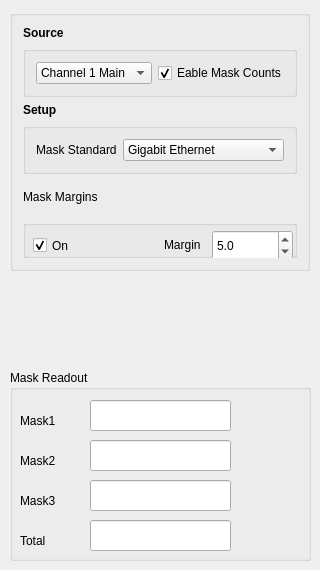
            <widget class="QWidget" name="tab_mask">
             <attribute name="title">
              <string>Mask</string>
             </attribute>
             <widget class="QGroupBox" name="verticalGroupBox_mask">
              <property name="geometry">
               <rect>
                <x>10</x>
                <y>10</y>
                <width>300</width>
                <height>261</height>
               </rect>
              </property>
              <layout class="QVBoxLayout" name="verticalLayout_4">
               <property name="leftMargin">
                <number>10</number>
               </property>
               <property name="topMargin">
                <number>10</number>
               </property>
               <property name="rightMargin">
                <number>10</number>
               </property>
               <property name="bottomMargin">
                <number>10</number>
               </property>
               <item>
                <widget class="QLabel" name="label_src">
                 <property name="sizePolicy">
                  <sizepolicy hsizetype="Preferred" vsizetype="Maximum">
                   <horstretch>0</horstretch>
                   <verstretch>0</verstretch>
                  </sizepolicy>
                 </property>
                 <property name="font">
                  <font>
                   <weight>75</weight>
                   <bold>true</bold>
                  </font>
                 </property>
                 <property name="text">
                  <string>Source</string>
                 </property>
                </widget>
               </item>
               <item>
                <widget class="QGroupBox" name="GroupBox_src">
                 <property name="sizePolicy">
                  <sizepolicy hsizetype="Preferred" vsizetype="Fixed">
                   <horstretch>0</horstretch>
                   <verstretch>0</verstretch>
                  </sizepolicy>
                 </property>
                 <layout class="QHBoxLayout" name="horizontalLayout_selCh_2">
                  <property name="leftMargin">
                   <number>10</number>
                  </property>
                  <property name="topMargin">
                   <number>10</number>
                  </property>
                  <property name="rightMargin">
                   <number>10</number>
                  </property>
                  <property name="bottomMargin">
                   <number>10</number>
                  </property>
                  <item>
                   <widget class="QComboBox" name="comboBox_src">
                    <property name="sizePolicy">
                     <sizepolicy hsizetype="Preferred" vsizetype="Fixed">
                      <horstretch>0</horstretch>
                      <verstretch>0</verstretch>
                     </sizepolicy>
                    </property>
                    <property name="maxVisibleItems">
                     <number>10</number>
                    </property>
                    <item>
                     <property name="text">
                      <string>Channel 1 Main</string>
                     </property>
                    </item>
                    <item>
                     <property name="text">
                      <string>Channel 2 Main</string>
                     </property>
                    </item>
                    <item>
                     <property name="text">
                      <string>Channel 3 Main</string>
                     </property>
                    </item>
                    <item>
                     <property name="text">
                      <string>Channel 4 Main</string>
                     </property>
                    </item>
                    <item>
                     <property name="text">
                      <string>Channel 5 Main</string>
                     </property>
                    </item>
                    <item>
                     <property name="text">
                      <string>Channel 6 Main</string>
                     </property>
                    </item>
                    <item>
                     <property name="text">
                      <string>Channel 7 Main</string>
                     </property>
                    </item>
                    <item>
                     <property name="text">
                      <string>Channel 8 Main</string>
                     </property>
                    </item>
                   </widget>
                  </item>
                  <item>
                   <widget class="QCheckBox" name="checkBox_enable">
                    <property name="sizePolicy">
                     <sizepolicy hsizetype="Preferred" vsizetype="Fixed">
                      <horstretch>0</horstretch>
                      <verstretch>0</verstretch>
                     </sizepolicy>
                    </property>
                    <property name="text">
                     <string>Eable Mask Counts</string>
                    </property>
                    <property name="checked">
                     <bool>true</bool>
                    </property>
                   </widget>
                  </item>
                 </layout>
                </widget>
               </item>
               <item>
                <widget class="QLabel" name="label_maskSetup">
                 <property name="sizePolicy">
                  <sizepolicy hsizetype="Preferred" vsizetype="Maximum">
                   <horstretch>0</horstretch>
                   <verstretch>0</verstretch>
                  </sizepolicy>
                 </property>
                 <property name="font">
                  <font>
                   <weight>75</weight>
                   <bold>true</bold>
                  </font>
                 </property>
                 <property name="text">
                  <string>Setup</string>
                 </property>
                </widget>
               </item>
               <item>
                <widget class="QGroupBox" name="GroupBox_maskSetup">
                 <layout class="QFormLayout" name="formLayout_3">
                  <property name="leftMargin">
                   <number>10</number>
                  </property>
                  <property name="topMargin">
                   <number>10</number>
                  </property>
                  <property name="rightMargin">
                   <number>10</number>
                  </property>
                  <property name="bottomMargin">
                   <number>10</number>
                  </property>
                  <item row="0" column="0">
                   <widget class="QLabel" name="label_maskStd">
                    <property name="sizePolicy">
                     <sizepolicy hsizetype="Preferred" vsizetype="Preferred">
                      <horstretch>0</horstretch>
                      <verstretch>0</verstretch>
                     </sizepolicy>
                    </property>
                    <property name="text">
                     <string>Mask Standard</string>
                    </property>
                   </widget>
                  </item>
                  <item row="0" column="1">
                   <widget class="QComboBox" name="comboBox_maskStd">
                    <property name="sizePolicy">
                     <sizepolicy hsizetype="Preferred" vsizetype="Fixed">
                      <horstretch>0</horstretch>
                      <verstretch>0</verstretch>
                     </sizepolicy>
                    </property>
                    <property name="currentIndex">
                     <number>1</number>
                    </property>
                    <item>
                     <property name="text">
                      <string>OC-48/STM-16</string>
                     </property>
                    </item>
                    <item>
                     <property name="text">
                      <string>Gigabit Ethernet</string>
                     </property>
                    </item>
                   </widget>
                  </item>
                 </layout>
                </widget>
               </item>
               <item>
                <widget class="QLabel" name="label_maskmargins">
                 <property name="maximumSize">
                  <size>
                   <width>278</width>
                   <height>34</height>
                  </size>
                 </property>
                 <property name="styleSheet">
                  <string notr="true">font: 75 9pt &quot;Arial Rounded MT Bold&quot;;</string>
                 </property>
                 <property name="text">
                  <string>Mask Margins</string>
                 </property>
                </widget>
               </item>
               <item>
                <widget class="QGroupBox" name="groupBox_maskmargins">
                 <property name="title">
                  <string/>
                 </property>
                 <widget class="QCheckBox" name="checkBox_maskmargins_enable">
                  <property name="geometry">
                   <rect>
                    <x>10</x>
                    <y>10</y>
                    <width>51</width>
                    <height>31</height>
                   </rect>
                  </property>
                  <property name="text">
                   <string>On</string>
                  </property>
                  <property name="checked">
                   <bool>true</bool>
                  </property>
                 </widget>
                 <widget class="QDoubleSpinBox" name="doubleSpinBox_marginspercent">
                  <property name="geometry">
                   <rect>
                    <x>189</x>
                    <y>10</y>
                    <width>81</width>
                    <height>31</height>
                   </rect>
                  </property>
                  <property name="decimals">
                   <number>1</number>
                  </property>
                  <property name="minimum">
                   <double>-90.000000000000000</double>
                  </property>
                  <property name="value">
                   <double>5.000000000000000</double>
                  </property>
                 </widget>
                 <widget class="QLabel" name="label">
                  <property name="geometry">
                   <rect>
                    <x>141</x>
                    <y>9</y>
                    <width>51</width>
                    <height>31</height>
                   </rect>
                  </property>
                  <property name="text">
                   <string>Margin</string>
                  </property>
                 </widget>
                </widget>
               </item>
              </layout>
             </widget>
             <widget class="QGroupBox" name="groupBox_2_mask_readout">
              <property name="geometry">
               <rect>
                <x>10</x>
                <y>370</y>
                <width>301</width>
                <height>191</height>
               </rect>
              </property>
              <property name="title">
               <string>Mask Readout</string>
              </property>
              <widget class="QLabel" name="label_2_Mask1">
               <property name="geometry">
                <rect>
                 <x>10</x>
                 <y>40</y>
                 <width>72</width>
                 <height>21</height>
                </rect>
               </property>
               <property name="styleSheet">
                <string notr="true">font: 12pt &quot;Arial&quot;;</string>
               </property>
               <property name="text">
                <string>Mask1</string>
               </property>
              </widget>
              <widget class="QLabel" name="label_3_Mask2">
               <property name="geometry">
                <rect>
                 <x>10</x>
                 <y>80</y>
                 <width>72</width>
                 <height>21</height>
                </rect>
               </property>
               <property name="styleSheet">
                <string notr="true">font: 12pt &quot;Arial&quot;;</string>
               </property>
               <property name="text">
                <string>Mask2</string>
               </property>
              </widget>
              <widget class="QLabel" name="label_4_Mask3">
               <property name="geometry">
                <rect>
                 <x>10</x>
                 <y>120</y>
                 <width>72</width>
                 <height>21</height>
                </rect>
               </property>
               <property name="styleSheet">
                <string notr="true">font: 12pt &quot;Arial&quot;;</string>
               </property>
               <property name="text">
                <string>Mask3</string>
               </property>
              </widget>
              <widget class="QLabel" name="label_5_Mask_total">
               <property name="geometry">
                <rect>
                 <x>10</x>
                 <y>160</y>
                 <width>72</width>
                 <height>21</height>
                </rect>
               </property>
               <property name="styleSheet">
                <string notr="true">font: 12pt &quot;Arial&quot;;</string>
               </property>
               <property name="text">
                <string>Total</string>
               </property>
              </widget>
              <widget class="QLineEdit" name="lineEdit_mask1">
               <property name="geometry">
                <rect>
                 <x>80</x>
                 <y>30</y>
                 <width>141</width>
                 <height>31</height>
                </rect>
               </property>
              </widget>
              <widget class="QLineEdit" name="lineEdit_2_mask2">
               <property name="geometry">
                <rect>
                 <x>80</x>
                 <y>70</y>
                 <width>141</width>
                 <height>31</height>
                </rect>
               </property>
               <property name="styleSheet">
                <string notr="true"/>
               </property>
              </widget>
              <widget class="QLineEdit" name="lineEdit_3_mask3">
               <property name="geometry">
                <rect>
                 <x>80</x>
                 <y>110</y>
                 <width>141</width>
                 <height>31</height>
                </rect>
               </property>
              </widget>
              <widget class="QLineEdit" name="lineEdit_4_mask_total">
               <property name="geometry">
                <rect>
                 <x>80</x>
                 <y>150</y>
                 <width>141</width>
                 <height>31</height>
                </rect>
               </property>
              </widget>
              <widget class="QLabel" name="label_2_mask1_state">
               <property name="geometry">
                <rect>
                 <x>231</x>
                 <y>29</y>
                 <width>61</width>
                 <height>31</height>
                </rect>
               </property>
               <property name="text">
                <string/>
               </property>
              </widget>
              <widget class="QLabel" name="label_3_mask2_state">
               <property name="geometry">
                <rect>
                 <x>231</x>
                 <y>69</y>
                 <width>61</width>
                 <height>31</height>
                </rect>
               </property>
               <property name="text">
                <string/>
               </property>
              </widget>
              <widget class="QLabel" name="label_4_mask3_state">
               <property name="geometry">
                <rect>
                 <x>231</x>
                 <y>109</y>
                 <width>61</width>
                 <height>31</height>
                </rect>
               </property>
               <property name="text">
                <string/>
               </property>
              </widget>
             </widget>
            </widget>
